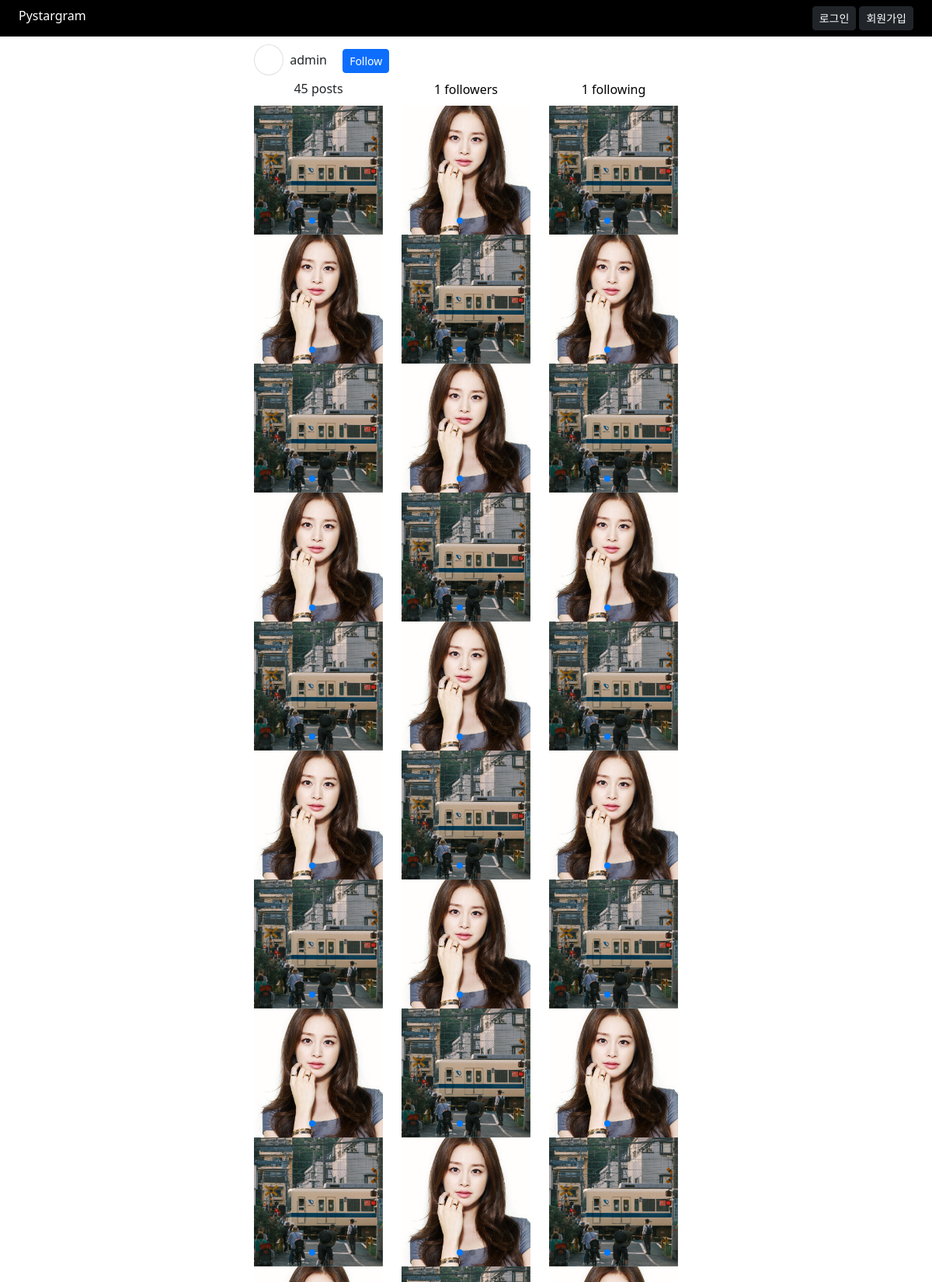
Page /profile/admin/ (upper part) on the committed database.
### member/models.py (models this page shows, shortened)
class User(AbstractBaseUser):
    email = models.EmailField(
        verbose_name= 'email',
        unique=True,
    )
    is_active = models.BooleanField(default=False)
    is_admin = models.BooleanField(default=False)
    nickname = models.CharField('nickname', max_length=20, unique=True)
    following = models.ManyToManyField(
        'self', symmetrical=False, related_name='followers', through='UserFollowing', through_fields=('from_user', 'to_user')
    )
    objects = UserManager()
    USERNAME_FIELD = 'email'
    EMAIL_FIELD = 'email'
    REQUIRED_FIELDS = []
    class Meta:
        verbose_name = '유저'
        verbose_name_plural = f'{verbose_name} 목록'

### post/models.py (models this page shows, shortened)
class PostImage(TimestampModel):
    post = models.ForeignKey(Post, on_delete=models.CASCADE, related_name='images')
    image = models.ImageField('이미지', upload_to='post/%Y/%m/%d')
    class Meta:
        verbose_name = '이미지'
        verbose_name_plural = '이미지 목록'

class Post(TimestampModel):
    content = models.TextField('본문')
    user = models.ForeignKey(User, on_delete=models.CASCADE)
    class Meta:
        verbose_name = '포스트'
        verbose_name_plural = '포스트 목록'

### member/views.py (the view)
# urls.py: path('<str:slug>/', views.UserProfileView.as_view(), name='detail'),
class UserProfileView(DetailView):
    model = User
    template_name = 'profile/detail.html'
    slug_field = 'nickname'
    slug_url_kwarg = 'slug'
    queryset = User.objects.all()\
        .prefetch_related('post_set', 'post_set__images', 'following', 'followers')
    def get_context_data(self, **kwargs):
        data = super().get_context_data(**kwargs)
        if self.request.user.is_authenticated:
            data['is_follow'] = UserFollowing.objects.filter(
                to_user=self.object,
                from_user=self.request.user
            )
        return data

### templates/profile/detail.html (shortened to what this page needs)
{%  extends 'base.html' %}
{% load humanize %}
{% block style %}
    <link
      rel="stylesheet"
      href="https://cdn.jsdelivr.net/npm/swiper@11/swiper-bundle.min.css"
    />
{% endblock %}
{% block content %}
    <div class="row">
        <div class="col-10 offset-1 col-lg-6 offset-lg-3">
            <div>
                <span class="p-2 border rounded-circle me-2">
                    <i class="fa-solid fa-user" style="width: 16px; padding-left: 3px;"></i>
                </span>
                {{ object.nickname }}
                {% if object != request.user %}
                    <form action="{% url 'profile:follow' object.pk %}" method="POST" class="d-inline">
                        <button class="btn btn-primary btn-sm ms-3">
                            {% if is_follow %}
                                Unfollow
                            {% else %}
                                Follow
                            {% endif %}
                        </button>
                    </form>
                {% endif %}
            </div>
            <div class="row mt-2">
                <div class="col-4 text-center">{{ object.post_set.count | intcomma }} posts</div>
                <div class="col-4 text-center">
                    <button class="border-0 bg-transparent" data-bs-toggle="modal" data-bs-target="#followers-modal">
                        {{ object.followers.count | intcomma }} followers
                    </button>
                </div>
                <div class="col-4 text-center">
                    <button class="border-0 bg-transparent" data-bs-toggle="modal" data-bs-target="#following-modal">
                        {{ object.following.count | intcomma }} following
                    </button>
                </div>
            </div>
            <div class="row mt-2">
                {% for post in object.post_set.all%}
                    <div class="col-4">
                        <div class="swiper">
                            <div class="border-1 swiper-wrapper">
                                {% for post_image in post.images.all %}
                                    <div class="swiper-slide">
                                        <img class="img-fluid post-image" src="{{ post_image.image.url }}" alt="">
                                    </div>
                                {% endfor %}
                            </div>
                            <div class="swiper-pagination"></div>
                        </div>
                    </div>
                {% endfor %}
            </div>
        </div>
    </div>
{% endblock %}

### static/css/style.css (style rules this page uses)
.post-image { aspect-ratio: 1 / 1; object-fit: cover; }

### rows in the picture
User: nickname "admin", post_set.count "45", followers.count "1", following.count "1"
PostImage: image (picture)
PostImage: image (picture)
PostImage: image (picture)
PostImage: image (picture)
PostImage: image (picture)
PostImage: image (picture)
PostImage: image (picture)
PostImage: image (picture)
PostImage: image (picture)
PostImage: image (picture)
PostImage: image (picture)
PostImage: image (picture)
PostImage: image (picture)
PostImage: image (picture)
PostImage: image (picture)
PostImage: image (picture)
PostImage: image (picture)
PostImage: image (picture)
PostImage: image (picture)
PostImage: image (picture)
PostImage: image (picture)
PostImage: image (picture)
PostImage: image (picture)
PostImage: image (picture)
PostImage: image (picture)
PostImage: image (picture)
PostImage: image (picture)
PostImage: image (picture)
PostImage: image (picture)
PostImage: image (picture)
